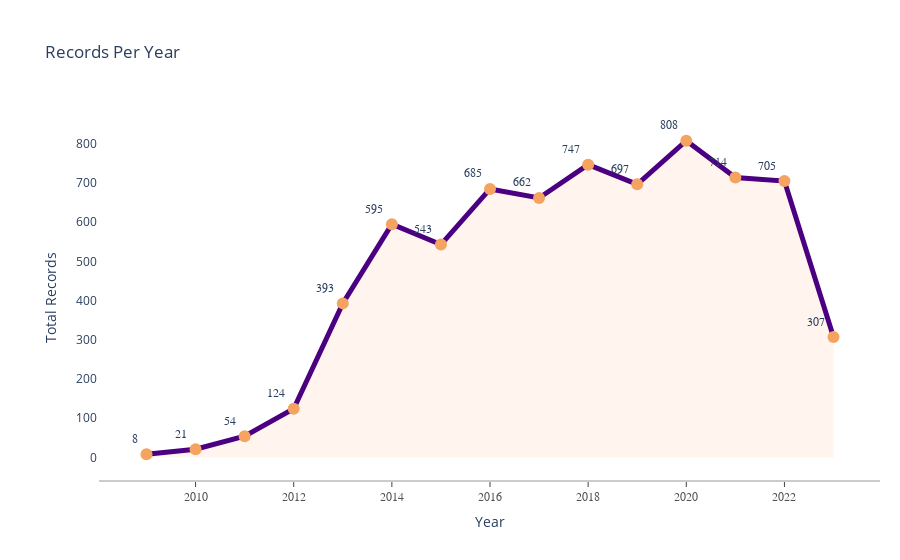

The notebook cell saved with this chart:
### Code cell
def countRecordsPerYear():

    # Assuming df is your DataFrame and date_column is the column with datetime objects
    # If your datetime column is not already in datetime format, you can convert it using:
    # df['date_column'] = pd.to_datetime(df['date_column'])

    # Extract year from the datetime column
    df = pd.read_csv('../dataset/WithAnswerDate.csv')
    df['date_column'] = pd.to_datetime(df['CreationDate'])
    df['year'] = df['date_column'].dt.year

# Group by year and count the number of records
    records_per_year = df.groupby('year').size().reset_index(name='count')


    # Plotting
    # plt.figure(figsize=(10, 6))
    # records_per_year.plot(kind='line', marker='o', linestyle='-', color='b')
    # plt.title('Number of Records per Year')
    # plt.xlabel('Year')
    # plt.ylabel('Number of Records')
    # plt.grid(True)
    # plt.show()

    # fig = go.Figure()

    # fig.add_trace(go.Scatter(x=records_per_year['year'], y=records_per_year['count'],
    #                         mode='lines+markers', name='Records per Year', marker=dict(color='blue')))

    # fig.update_layout(title='Number of Records per Year',
    #                 xaxis=dict(title='Year'),
    #                 yaxis=dict(title='Number of Records'),
    #                 showlegend=True)

    # fig.show()
    fig = go.Figure()
    colors = ['sandybrown', 'seagreen', 'seashell', 'sienna', 'silver',
            'skyblue', 'slateblue', 'slategray', 'slategrey', 'snow',
            'springgreen', 'steelblue', 'tan', 'teal', 'thistle', 'tomato',
            'turquoise', 'violet', 'wheat', 'white', 'whitesmoke',
            'yellow', 'yellowgreen']

    mode_size = [8, 8, 12, 8]
    line_size = [2, 2, 4, 2]
    
    # Add a line trace
    fig.add_trace(go.Scatter(
        x=records_per_year['year'], y=records_per_year['count'],  
        mode='lines',
        line=dict(width=5),
        fill='tozeroy',
        fillcolor='seashell',
        line_color='indigo',
        connectgaps=True,
        showlegend=False))
    
    fig.add_trace(go.Scatter(
        x=records_per_year['year'],
        y=records_per_year['count'],
        mode='markers+text',
        text=records_per_year['count'],
        textposition='top left',
        textfont={'family':'Balto', 'size':12},
        marker=dict(color='sandybrown', size=12)
    ))

    fig.update_layout(
        xaxis=dict(
            showline=True,
            showgrid=True,
            showticklabels=True,
            linecolor='rgb(204, 204, 204)',
            linewidth=2,
            ticks='outside',
            tickfont=dict(
                family='Arial',
                size=12,
                color='rgb(82, 82, 82)',
            )
        ),
        yaxis=dict(
            showgrid=True,
            zeroline=True,
            showline=True,
            showticklabels=True,
        ),
        autosize=False,
        margin=dict(
            autoexpand=False,
            l=100,
            r=20,
            t=115,
        ),
        showlegend=False,
        plot_bgcolor='white'
    )

    # Update layout to remove hovermode
    fig.update_layout(hovermode=False)

    # Set axis labels and plot title
    fig.update_layout(title='Records Per Year', xaxis_title='Year', yaxis_title='Total Records')

    # Show the plot
    fig.show()


    

countRecordsPerYear()

### Figure 1 — Plotly figure (JSON) as saved in the notebook; plotly's stock layout.template omitted (floating-point values rounded to 4 significant figures)
{"data": [{"connectgaps": true, "fill": "tozeroy", "fillcolor": "seashell", "line": {"color": "indigo", "width": 5}, "mode": "lines", "showlegend": false, "type": "scatter", "x": [2009, 2010, 2011, 2012, 2013, 2014, 2015, 2016, 2017, 2018, 2019, 2020, 2021, 2022, 2023], "y": [8, 21, 54, 124, 393, 595, 543, 685, 662, 747, 697, 808, 714, 705, 307]}, {"marker": {"color": "sandybrown", "size": 12}, "mode": "markers+text", "text": [8, 21, 54, 124, 393, 595, 543, 685, 662, 747, 697, 808, 714, 705, 307], "textfont": {"family": "Balto", "size": 12}, "textposition": "top left", "type": "scatter", "x": [2009, 2010, 2011, 2012, 2013, 2014, 2015, 2016, 2017, 2018, 2019, 2020, 2021, 2022, 2023], "y": [8, 21, 54, 124, 393, 595, 543, 685, 662, 747, 697, 808, 714, 705, 307]}], "layout": {"autosize": false, "hovermode": false, "margin": {"autoexpand": false, "l": 100, "r": 20, "t": 115}, "plot_bgcolor": "white", "showlegend": false, "title": {"text": "Records Per Year"}, "xaxis": {"linecolor": "rgb(204, 204, 204)", "linewidth": 2, "showgrid": true, "showline": true, "showticklabels": true, "tickfont": {"color": "rgb(82, 82, 82)", "family": "Arial", "size": 12}, "ticks": "outside", "title": {"text": "Year"}}, "yaxis": {"showgrid": true, "showline": true, "showticklabels": true, "title": {"text": "Total Records"}, "zeroline": true}}}
